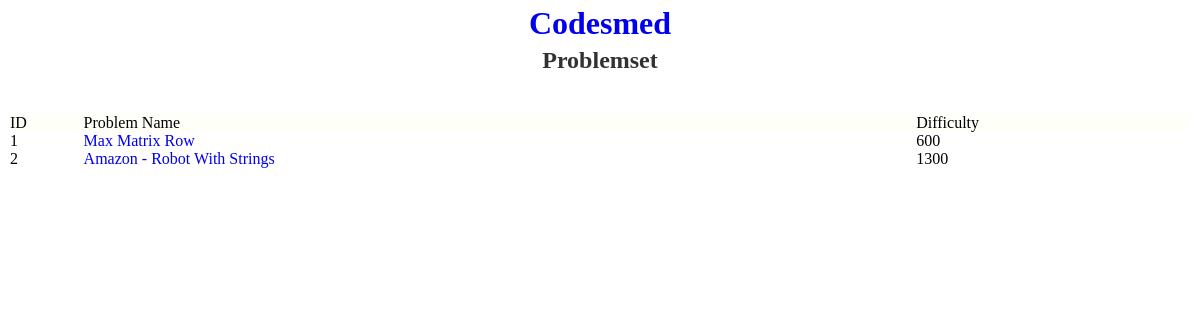
/, run on an earlier commit of the app's database.
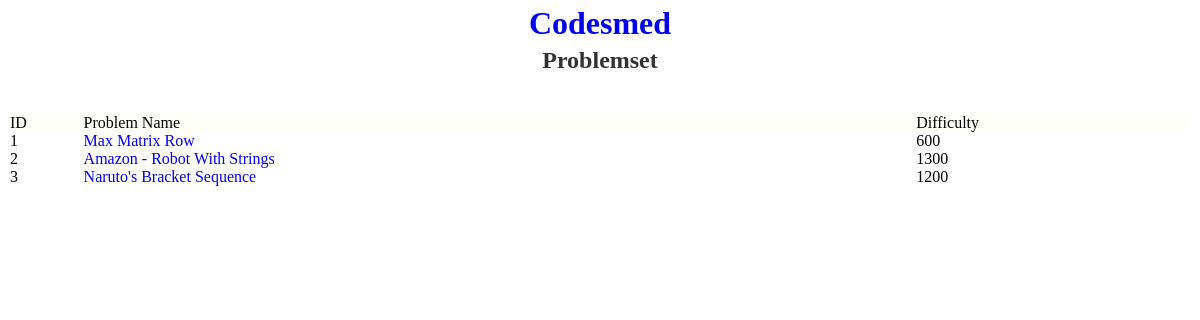
And on a later commit of the database.
### problems/models.py (models this page shows)
class Problem(models.Model) :
    name = models.CharField(max_length=200)
    data_dir_path = models.CharField(max_length=200)
    difficulty = models.IntegerField()
    num_testcases = models.IntegerField()
    time_limit = models.FloatField(default=1)

### problems/views.py (the view)
# urls.py: path('', views.index, name='index'),
def index(request):
    Logger.log('Index page requested')
    context = {
        'problem_list': Problem.objects.all()
    }
    return render(request, 'problems/index.html', context)

### problems/backend/utils.py (called while the page is built)
    @staticmethod
    def log(msg):
        if Logger.def_logging_method == LogginMethods.LOG_STDOUT:
            print('[' + str(datetime.now()) + '] ' + msg)

### problems/templates/problems/index.html (shortened to what this page needs)
<!DOCTYPE html>
<html>
    <head>
        {% load static %}
        <link rel="stylesheet" type="text/css" href="{% static '/problems/styles/common.css' %}"/>
    </head>
    <body>
        <div id="header-root">
            <h1>
                <a href="{% url 'problems:index' %}" id="title-link" class="invisible-link">
                    Codesmed
                </a>
            </h1>
        </div>
        <div id="content-root">
            <h2 class="heading2">Problemset</h2>
            <table>
                <thead>
                    <td class="table-header-cell">ID</td>
                    <td class="table-header-cell">Problem Name</td>
                    <td class="table-header-cell">Difficulty</td>
                </thead>
                <tbody>
                {% for problem in problem_list %}
                <tr id="problem-{{problem.id}}">
                    <td>{{problem.id}}</td>
                    <td>
                        <a href="{% url 'problems:detail_submit_path' problem.id %}">{{problem.name}}</a>
                    </td>
                    <td>{{problem.difficulty}}</td>
                </tr>
                {% endfor %}
                </tbody>
            </table>
        </div>
    </body>
</html>

What changed in the data, as far as the page shows it:
added Problem: id "3", name "Naruto's Bracket Sequence", difficulty "1200"
